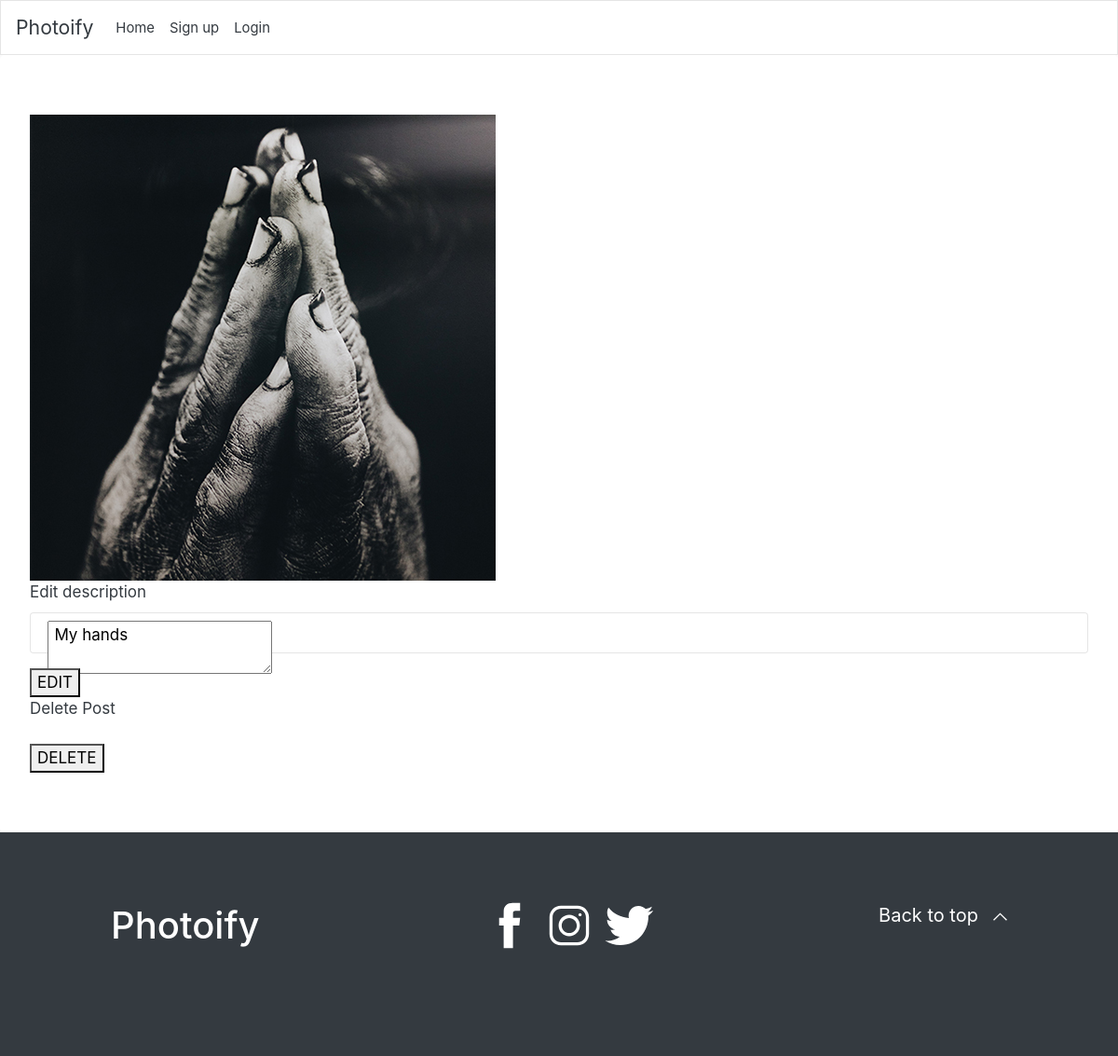
The page /edit.php?id=22 on the database as committed earlier.
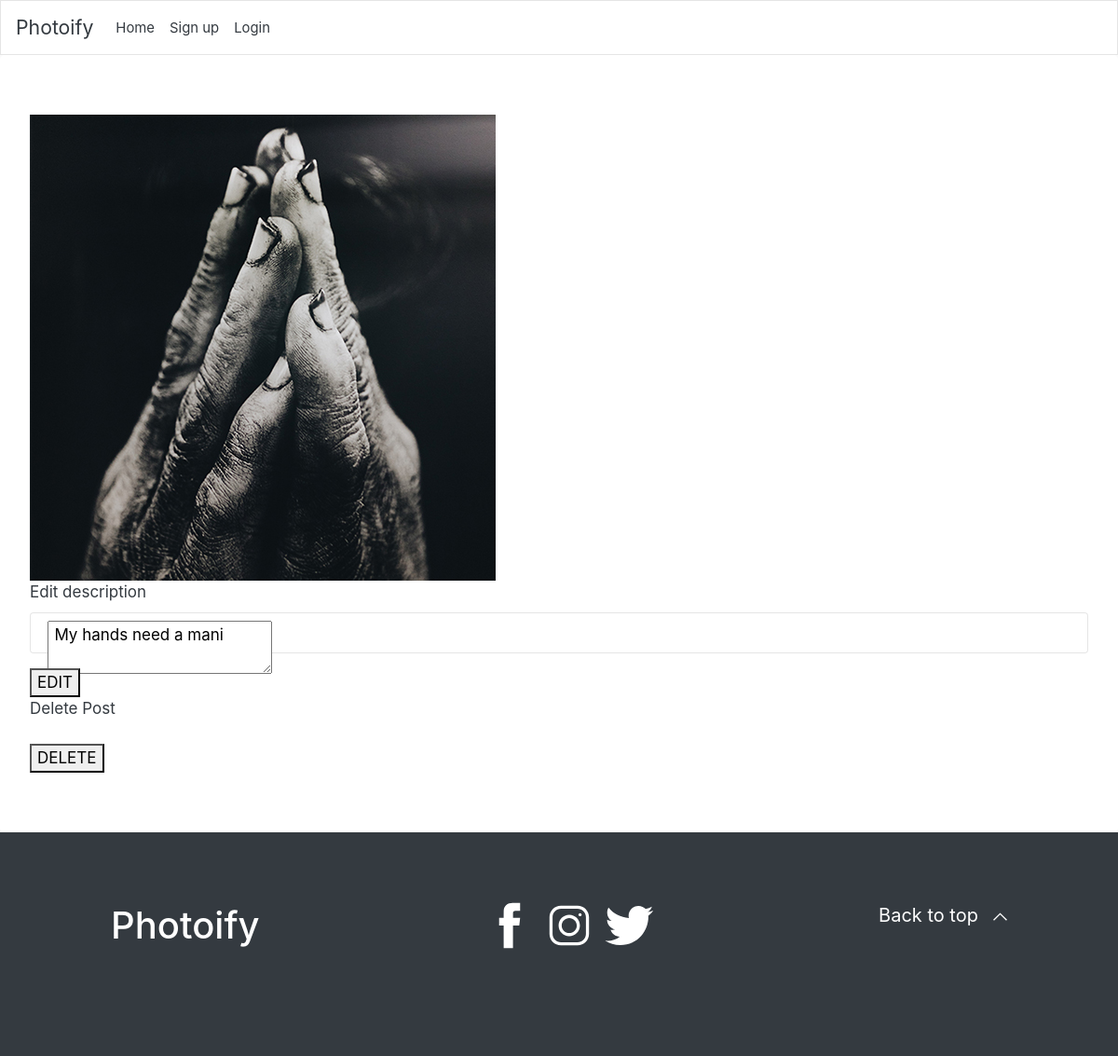
The same page on the database as committed later.
### tables this page shows
CREATE TABLE "Posts" (
	`id`	INTEGER PRIMARY KEY AUTOINCREMENT,
	`content`	TEXT,
	`created_at`	TEXT NOT NULL,
	`user_id`	INTEGER NOT NULL,
	`description`	TEXT,
	`updated_at`	TEXT,
	`username`	TEXT
);

### app/functions.php (called while the page is built, shortened)
<?php
function getSinglePost(INT $id, $pdo) {
    $statement = $pdo->prepare('SELECT * FROM Posts WHERE id = :id');
    $statement->bindParam(':id', $id, PDO::PARAM_INT);
    $statement->execute();
    $singlePost = $statement->fetch(PDO::FETCH_ASSOC);
    return $singlePost;
}

### edit.php (the view, shortened to what this page needs)
<?php
require __DIR__.'/views/header.php';
?>
<div class="jumbotron">
    <?php
    $postId = $_GET['id'];
    $singlePost = getSinglePost((int)$postId, $pdo);
    $picFilePath = '/app/uploads/'. $singlePost['content'];
    ?>
  <img class="img-posts" src="<?php echo $picFilePath; ?>">
<form action="app/posts/edit.php"  method="post" enctype="multipart/form-data">
    <div class="form-group">
        <label for="post_description">Edit description</label>
    <div class="form-control">
    <textarea type="text" name="post_description" value="<?php echo $singlePost['description']; ?>"> <?php echo $singlePost['description']; ?></textarea></div>
    </div>
<div class="edit">
<button type="submit" class="post" name="post_id" value="<?= $singlePost['id'] ?>">EDIT</button></div>
</form>
<form action="app/posts/delete.php" method="post" enctype="multipart/form-data">
    <div class="form-group">
        <label for="delete">Delete Post</label>
    </div>
    <div class="delete"><button type="submit" class="post" name="post_id" value="<?= $singlePost['id'] ?>">DELETE</button></div>
</form>
</div>
<?php require __DIR__.'/views/footer.php'; ?>

Rows that differ between the two databases and show on the page:
changed posts: post_description "My hands" → "My hands need a mani"
